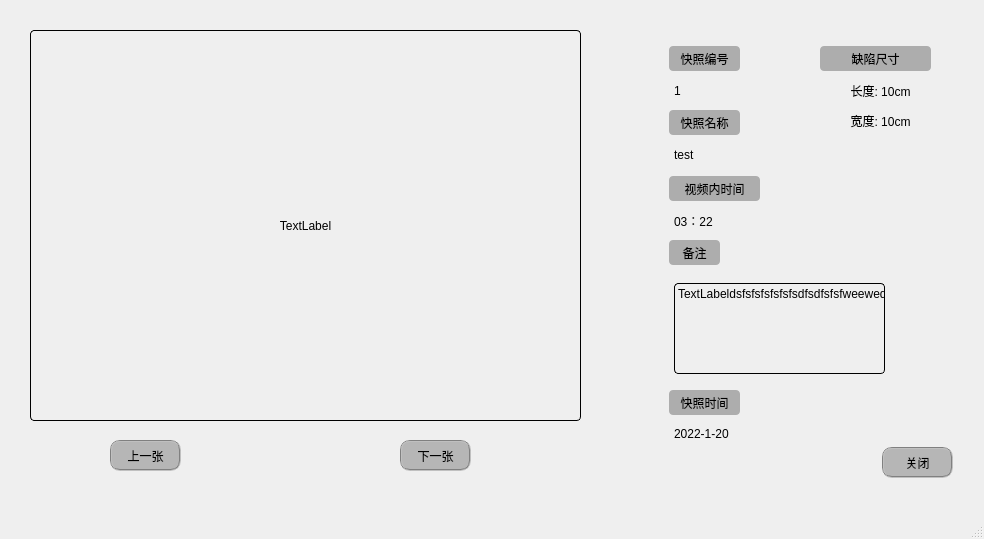
<?xml version="1.0" encoding="UTF-8"?>
<ui version="4.0">
 <class>MainWindow</class>
 <widget class="QMainWindow" name="MainWindow">
  <property name="geometry">
   <rect>
    <x>0</x>
    <y>0</y>
    <width>984</width>
    <height>539</height>
   </rect>
  </property>
  <property name="windowTitle">
   <string>MainWindow</string>
  </property>
  <widget class="QWidget" name="centralwidget">
   <widget class="QLabel" name="snapshotIDLabel">
    <property name="geometry">
     <rect>
      <x>669</x>
      <y>46</y>
      <width>71</width>
      <height>25</height>
     </rect>
    </property>
    <property name="styleSheet">
     <string notr="true">font: 25 11pt &quot;Adobe 宋体 Std L&quot;;
background-color: rgb(173, 173, 173);
border-radius: 4px;   </string>
    </property>
    <property name="text">
     <string>快照编号</string>
    </property>
    <property name="alignment">
     <set>Qt::AlignCenter</set>
    </property>
    <property name="margin">
     <number>1</number>
    </property>
   </widget>
   <widget class="QLabel" name="snapshotNoteLabel">
    <property name="geometry">
     <rect>
      <x>669</x>
      <y>240</y>
      <width>51</width>
      <height>25</height>
     </rect>
    </property>
    <property name="styleSheet">
     <string notr="true">font: 25 11pt &quot;Adobe 宋体 Std L&quot;;
background-color: rgb(173, 173, 173);
border-radius: 4px;   </string>
    </property>
    <property name="text">
     <string>备注</string>
    </property>
    <property name="alignment">
     <set>Qt::AlignCenter</set>
    </property>
   </widget>
   <widget class="QLabel" name="snapshotVideoInfoShowLabel">
    <property name="geometry">
     <rect>
      <x>674</x>
      <y>144</y>
      <width>231</width>
      <height>21</height>
     </rect>
    </property>
    <property name="text">
     <string>test</string>
    </property>
   </widget>
   <widget class="QLabel" name="snapshotVideoTimeShowLabel">
    <property name="geometry">
     <rect>
      <x>674</x>
      <y>210</y>
      <width>251</width>
      <height>21</height>
     </rect>
    </property>
    <property name="text">
     <string>03：22</string>
    </property>
   </widget>
   <widget class="QPushButton" name="cancelPushButton">
    <property name="geometry">
     <rect>
      <x>882</x>
      <y>447</y>
      <width>71</width>
      <height>31</height>
     </rect>
    </property>
    <property name="styleSheet">
     <string notr="true">QPushButton{border-radius:10px;border: 2px groove gray;background-color: rgb(182, 182, 182);}

QPushButton:hover
{
    background-color:rgb(193, 205, 205);
}

QPushButton:pressed
{
    background-color:rgb(131, 139, 139);
    padding-left:3px;
    padding-top:3px;
}</string>
    </property>
    <property name="text">
     <string>关闭</string>
    </property>
   </widget>
   <widget class="QLabel" name="snapshotNameLabel">
    <property name="geometry">
     <rect>
      <x>669</x>
      <y>110</y>
      <width>71</width>
      <height>25</height>
     </rect>
    </property>
    <property name="styleSheet">
     <string notr="true">font: 25 11pt &quot;Adobe 宋体 Std L&quot;;
background-color: rgb(173, 173, 173);
border-radius: 4px;   </string>
    </property>
    <property name="text">
     <string>快照名称</string>
    </property>
    <property name="alignment">
     <set>Qt::AlignCenter</set>
    </property>
   </widget>
   <widget class="QLabel" name="iamgeLabel">
    <property name="geometry">
     <rect>
      <x>30</x>
      <y>30</y>
      <width>551</width>
      <height>391</height>
     </rect>
    </property>
    <property name="styleSheet">
     <string notr="true">border-radius: 4px;  
border-width: 1px;
border-style: solid;
border-color: rgb(0, 0, 0)</string>
    </property>
    <property name="text">
     <string>TextLabel</string>
    </property>
    <property name="alignment">
     <set>Qt::AlignCenter</set>
    </property>
   </widget>
   <widget class="QLabel" name="snapshotVideoTimeLabel">
    <property name="geometry">
     <rect>
      <x>669</x>
      <y>176</y>
      <width>91</width>
      <height>25</height>
     </rect>
    </property>
    <property name="styleSheet">
     <string notr="true">font: 25 11pt &quot;Adobe 宋体 Std L&quot;;
background-color: rgb(173, 173, 173);
border-radius: 4px;   </string>
    </property>
    <property name="text">
     <string>视频内时间</string>
    </property>
    <property name="alignment">
     <set>Qt::AlignCenter</set>
    </property>
   </widget>
   <widget class="QLabel" name="snapshotIDShowLabel">
    <property name="geometry">
     <rect>
      <x>674</x>
      <y>80</y>
      <width>101</width>
      <height>21</height>
     </rect>
    </property>
    <property name="styleSheet">
     <string notr="true">
border-radius: 4px;   
font: 25 11pt &quot;Adobe 宋体 Std L&quot;;</string>
    </property>
    <property name="text">
     <string>1</string>
    </property>
    <property name="alignment">
     <set>Qt::AlignLeading|Qt::AlignLeft|Qt::AlignVCenter</set>
    </property>
   </widget>
   <widget class="QLabel" name="snapshotNoteShowLabel">
    <property name="geometry">
     <rect>
      <x>674</x>
      <y>283</y>
      <width>211</width>
      <height>91</height>
     </rect>
    </property>
    <property name="styleSheet">
     <string notr="true">border-radius: 4px;  
border-width: 1px;
border-style: solid;
border-color: rgb(0, 0, 0)</string>
    </property>
    <property name="text">
     <string>TextLabeldsfsfsfsfsfsfsdfsdfsfsfweeweqwfwfwe</string>
    </property>
    <property name="alignment">
     <set>Qt::AlignLeading|Qt::AlignLeft|Qt::AlignTop</set>
    </property>
    <property name="wordWrap">
     <bool>true</bool>
    </property>
    <property name="margin">
     <number>1</number>
    </property>
   </widget>
   <widget class="QLabel" name="snapshotTimeLabel">
    <property name="geometry">
     <rect>
      <x>669</x>
      <y>390</y>
      <width>71</width>
      <height>25</height>
     </rect>
    </property>
    <property name="styleSheet">
     <string notr="true">font: 25 11pt &quot;Adobe 宋体 Std L&quot;;
background-color: rgb(173, 173, 173);
border-radius: 4px;   </string>
    </property>
    <property name="text">
     <string>快照时间</string>
    </property>
    <property name="alignment">
     <set>Qt::AlignCenter</set>
    </property>
   </widget>
   <widget class="QLabel" name="snapshotTimeShowLabel">
    <property name="geometry">
     <rect>
      <x>674</x>
      <y>423</y>
      <width>251</width>
      <height>21</height>
     </rect>
    </property>
    <property name="text">
     <string>2022-1-20</string>
    </property>
   </widget>
   <widget class="QPushButton" name="lastPushButton">
    <property name="geometry">
     <rect>
      <x>110</x>
      <y>440</y>
      <width>71</width>
      <height>31</height>
     </rect>
    </property>
    <property name="styleSheet">
     <string notr="true">QPushButton{border-radius:10px;border: 2px groove gray;background-color: rgb(182, 182, 182);}

QPushButton:hover
{
    background-color:rgb(193, 205, 205);
}

QPushButton:pressed
{
    background-color:rgb(131, 139, 139);
    padding-left:3px;
    padding-top:3px;
}</string>
    </property>
    <property name="text">
     <string>上一张</string>
    </property>
   </widget>
   <widget class="QPushButton" name="nextPushButton">
    <property name="geometry">
     <rect>
      <x>400</x>
      <y>440</y>
      <width>71</width>
      <height>31</height>
     </rect>
    </property>
    <property name="styleSheet">
     <string notr="true">QPushButton{border-radius:10px;border: 2px groove gray;background-color: rgb(182, 182, 182);}

QPushButton:hover
{
    background-color:rgb(193, 205, 205);
}

QPushButton:pressed
{
    background-color:rgb(131, 139, 139);
    padding-left:3px;
    padding-top:3px;
}</string>
    </property>
    <property name="text">
     <string>下一张</string>
    </property>
   </widget>
   <widget class="QLabel" name="snapshotVideoTimeLabel_2">
    <property name="geometry">
     <rect>
      <x>820</x>
      <y>46</y>
      <width>111</width>
      <height>25</height>
     </rect>
    </property>
    <property name="styleSheet">
     <string notr="true">font: 25 11pt &quot;Adobe 宋体 Std L&quot;;
background-color: rgb(173, 173, 173);
border-radius: 4px;   </string>
    </property>
    <property name="text">
     <string>缺陷尺寸</string>
    </property>
    <property name="alignment">
     <set>Qt::AlignCenter</set>
    </property>
   </widget>
   <widget class="QLabel" name="snapshotLengthShowLabel">
    <property name="geometry">
     <rect>
      <x>830</x>
      <y>80</y>
      <width>101</width>
      <height>21</height>
     </rect>
    </property>
    <property name="styleSheet">
     <string notr="true">
border-radius: 4px;   
font: 25 11pt &quot;Adobe 宋体 Std L&quot;;</string>
    </property>
    <property name="text">
     <string>长度: 10cm</string>
    </property>
    <property name="alignment">
     <set>Qt::AlignCenter</set>
    </property>
   </widget>
   <widget class="QLabel" name="snapshotWidthShowLabel">
    <property name="geometry">
     <rect>
      <x>830</x>
      <y>110</y>
      <width>101</width>
      <height>21</height>
     </rect>
    </property>
    <property name="styleSheet">
     <string notr="true">
border-radius: 4px;   
font: 25 11pt &quot;Adobe 宋体 Std L&quot;;</string>
    </property>
    <property name="text">
     <string>宽度: 10cm</string>
    </property>
    <property name="alignment">
     <set>Qt::AlignCenter</set>
    </property>
   </widget>
  </widget>
  <widget class="QMenuBar" name="menubar">
   <property name="geometry">
    <rect>
     <x>0</x>
     <y>0</y>
     <width>984</width>
     <height>26</height>
    </rect>
   </property>
  </widget>
  <widget class="QStatusBar" name="statusbar"/>
 </widget>
 <resources/>
 <connections/>
</ui>
